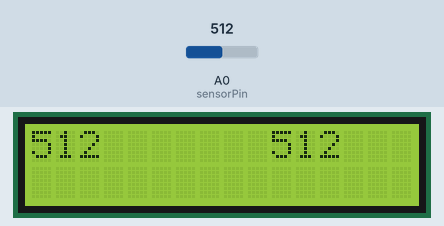
This sketch was run on a simulated Arduino Uno, built with avr-gcc and run on an emulated ATmega328P. Shown: 16×2 character LCD. The test bench sets the inputs (shaded band); at power-on: A0 (sensorPin) = 512. Storage starts empty; what the sketch prints to the serial monitor is not drawn.

Above: at 1.2 s.
1.3 s: A0 (sensorPin) set to 716
At 3.2 s:
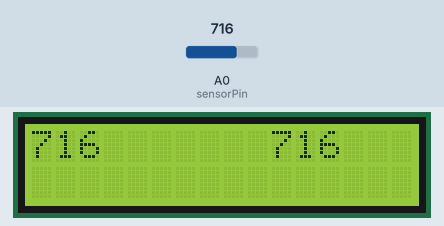
3.6 s: A0 (sensorPin) set to 900
At 4.4 s:
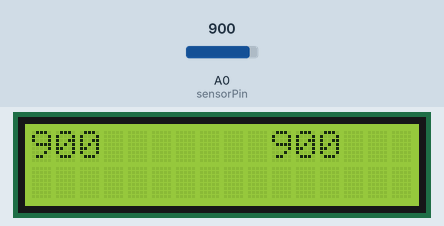
5.6 s: A0 (sensorPin) set to 1023
At 6.9 s:
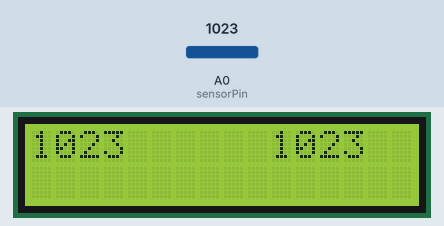
Timing chart, 0 to 8.6 s (numbered marks = the images above; inputs shaded):
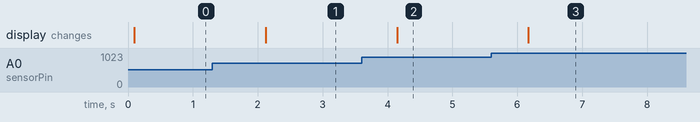

Measured:
- after the input at 1.3 s, the display: changes after 0.82 s (image 1)
- after the input at 3.6 s, the display: changes after 0.55 s (image 2)
- after the input at 5.6 s, the display: changes after 0.57 s (image 3)

The sketch:

Alcoholimetro.ino
```cpp
#include <LiquidCrystal.h>
#include <TimerOne.h>
#include <SD.h>

File file;

LiquidCrystal lcd(7,6,5,4,3,2);

int CS_PIN = 10;
int sensorPin = A0;
int sensorValue = 0;
int maxSegon = 0;
int maxRecord = 0;

void setup() {
  // Interrupts tiempo
  Timer1.initialize(10000);              //10ms
  Timer1.attachInterrupt(getDades);
  // Init LCD
  lcd.begin(16,2);

  Serial.begin(9600);
  pinMode(sensorPin, INPUT);
  pinMode(CS_PIN, OUTPUT);

  //Inicializar SD
  if (!SD.begin(CS_PIN)) { // Initialize SD card
    Serial.println("Could not initialize SD card.");
  }
  if (SD.exists("file.txt")) { // if "file.txt" exists, fill will be deleted
    Serial.println("File exists.");
  }

}

// SD  /////////////////////////////////////////

void writeFile() {
  file = SD.open("file.txt", FILE_WRITE); // open "file.txt" to write data
  if (file) {
    file.println(maxRecord); // write number to file
    file.close(); // close file
    Serial.print("Wrote number: "); // debug output: show written number in serial monitor
    Serial.println(maxRecord);
  } else {
    Serial.println("Could not open file (writing).");
  }
}

void readFile() {
  file = SD.open("file.txt", FILE_READ); // open "file.txt" to read data
  if (file) {
    Serial.println("--- Reading start ---");
    char character;
    while ((character = file.read()) != -1) { // this while loop reads data stored in "file.txt" and prints it to serial monitor
      Serial.print(character);
    }
    file.close();
    Serial.println("--- Reading end ---");
  } else {
    Serial.println("Could not open file (reading).");
  }
}

void calcularMaxSegon() {
  if(sensorValue > maxSegon) maxSegon = sensorValue;
}

void calcularMaxRecord() {
  if(maxSegon > maxRecord) maxRecord = maxSegon;
}

void getDades() {
  sensorValue = analogRead(sensorPin);
  calcularMaxSegon();
}

void printPantalla() {
  writeFile();
  lcd.setCursor(0, 0);
  lcd.print(maxSegon);
  lcd.setCursor(10, 0);
  lcd.print(maxRecord);
}

void loop() {
  calcularMaxRecord();
  printPantalla();
  maxSegon = 0;
  delay(1000);
}
```
